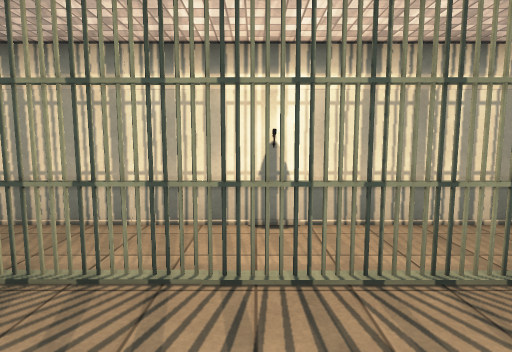
View 1 (above)

12 first-person views from a walk through a 3-D level made in the Unity game engine. The camera is 1.5 m above the floor, tilts 6° down and sees 80° across. Doors are open. The floor is counted in squares, 1 m on a side. Each view is taken from the middle of a square. On the plan, view 1 faces up. The plan holds only what a view shows up to about 15 squares ahead; the rest is blank. The place goes on beyond the plan. Some surface patterns are stand-ins.

View 2
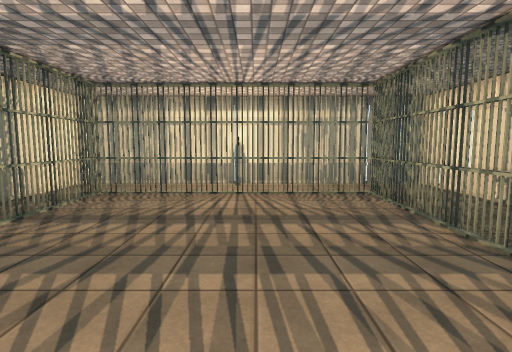

View 3
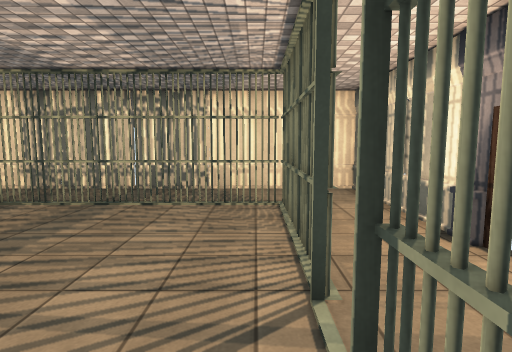

View 4
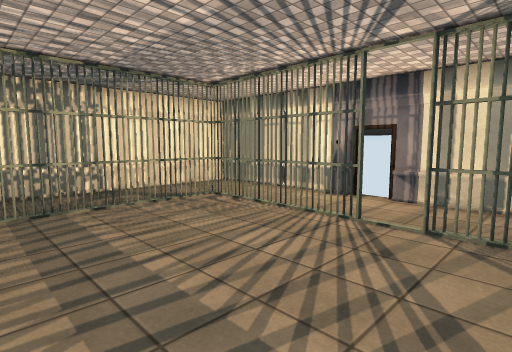

View 5
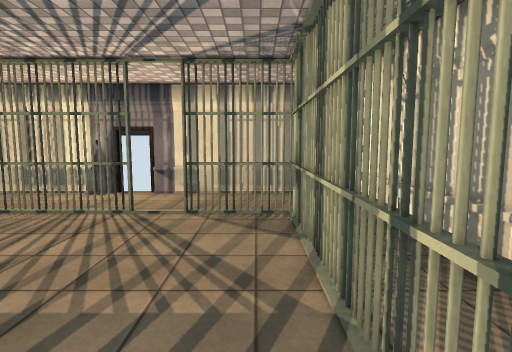

View 6
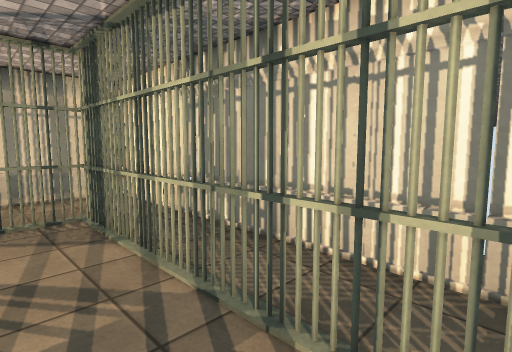

View 7
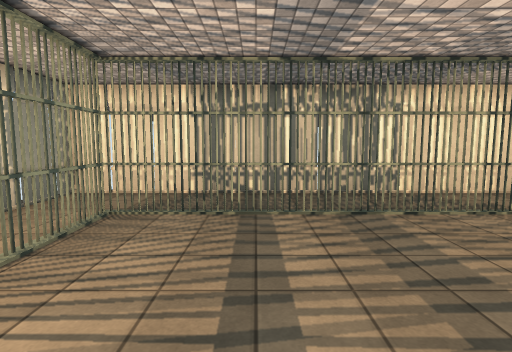

View 8
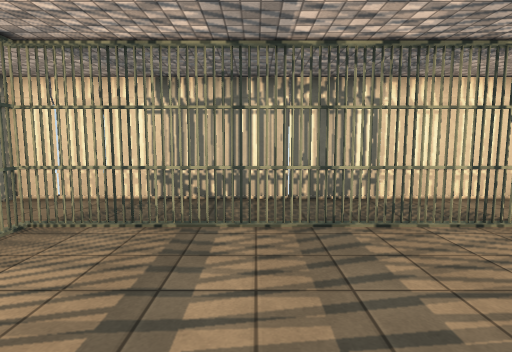

View 9
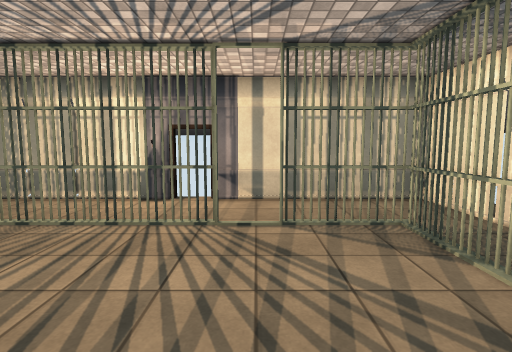

View 10
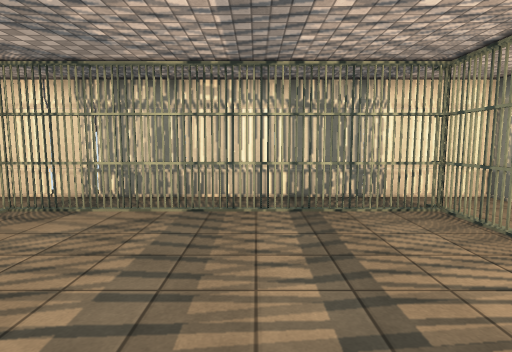

View 11
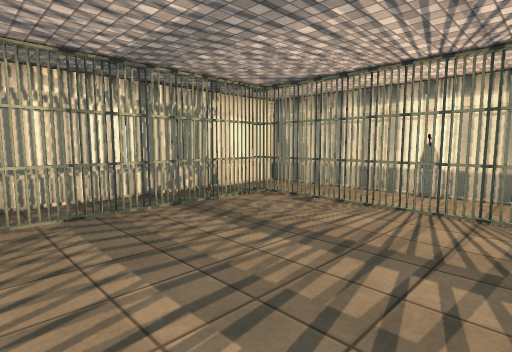

View 12
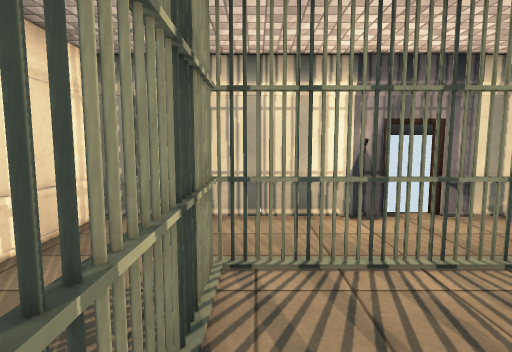

### Floor plan
Key: @ floor where view 1 was taken; # wall or solid block; x gap in a wall; . floor; D open door; = window, fence, low wall or low ledge; T thing the floor can be seen under or through; O other object.
Columns run from 6 left of view 1 to 8 right of it. Each row starts with its distance up from view 1.
  6 ###############
  5 #.............#
  4 #.............#
  3 #.TTTxx#xTT...#
  2 #.T........T..#
  1 #.T........x..#
  0 #.T...@....#..#
 -1 #.T........x..#
 -2 #.T........x..#
 -3 #.T........#..#
 -4 #.T........x..#
 -5 #.T........T..#
 -6 #.T..D.....T..#
 -7 #..TTD#x#xT...#
 -8 #.............#
 -9 #.....DDO....##
-10  =====DD#=====

Positions as (right, up) in squares from view 1, and headings:
1: (0, 0), facing up
2: (1, -6), facing up
3: (-3, -6), facing right
4: (-3, -1), facing down-right
5: (-3, 0), facing down
6: (-2, 0), facing down-left
7: (-2, 0), facing right
8: (-1, -1), facing right
9: (-1, -1), facing down
10: (3, -1), facing left
11: (3, -4), facing up-left
12: (4, -3), facing down
